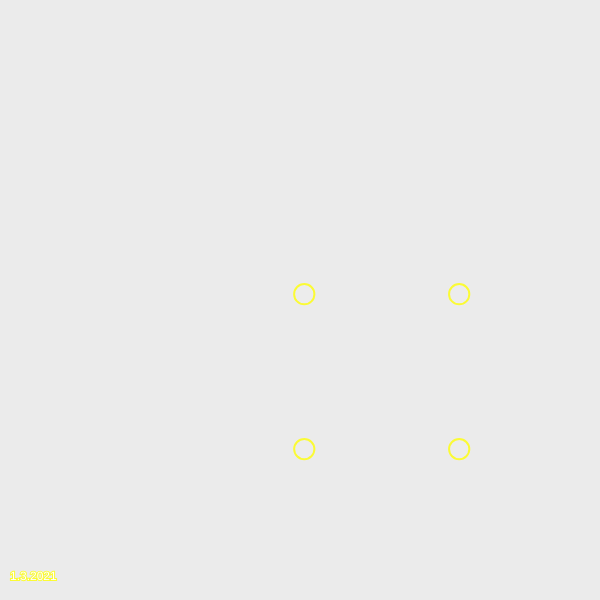
Frame 1 (no input)
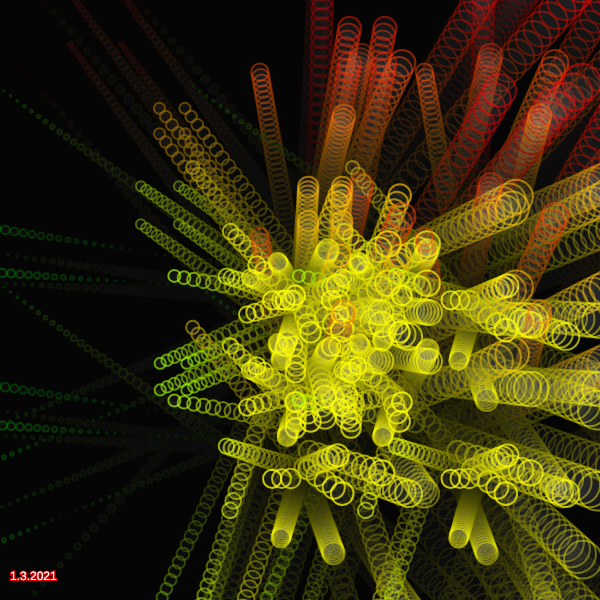
Frame 60 (no input)
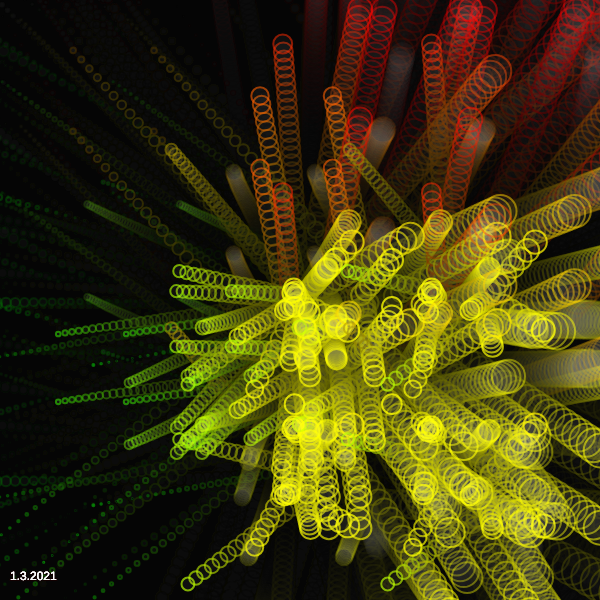
Frame 120 (the mouse pressed at the canvas centre since frame 60)

The p5.js sketch that drew these frames (run headless with seeded random() and noise() and a simulated clock; from frame 60 on, the mouse is pressed at the canvas centre):

// p5.js sketch
// ── sketch.js
//Based off the particle system example on p5.js
//https://p5js.org/examples/simulate-particle-system.html 

//Nina Lutz, Jan 1 2021
let system;

function setup() {
  var canvas;
  if(windowWidth>=600 && windowHeight >=600){
    canvas = createCanvas(600, 600);
  }
  else{
    canvas = createCanvas(windowWidth, windowHeight - 100);
  }
  system = new ParticleSystem(createVector(width/2, height/2));

  var x = (windowWidth - width) / 2;
  var y = (windowHeight - height) / 2;

  canvas.position(x, y);
}



function draw() {
  background(0, 20);
  system.addParticle();
  system.run();
  fill(255);
  text("1.3.2021", 10, height - 20);
}

// A simple Particle class
let Particle = function(position) {
  this.velocity = createVector(random(-10, 10), random(-10, 10));
  this.position = position.copy();
  this.lifespan = 200;
  this.size = random(20, 200);
};

Particle.prototype.run = function() {
  this.update();
  this.display();
};

// Method to update position
Particle.prototype.update = function(){
  this.acceleration = createVector(random(-0.05, 0.05), random(-0.05, 0.05));

  this.velocity.add(this.acceleration);
  this.position.add(this.velocity);

  this.lifespan -= 2;
};

// Method to display
Particle.prototype.display = function() {
  stroke(this.position.x, this.position.y, 0, this.lifespan);
  strokeWeight(2);
  fill(255, 10);
  let circlesize = map(this.position.x, 0, width/2, 1, 20);
  ellipse(this.position.x + this.size, this.position.y, circlesize, circlesize);
  ellipse(this.position.x, this.position.y, circlesize, circlesize);
  ellipse(this.position.x, this.position.y + this.size, circlesize, circlesize);

  ellipse(this.position.x + this.size, this.position.y + this.size, circlesize, circlesize);
};

// Is the particle still useful?
Particle.prototype.isDead = function(){
  return this.lifespan < 0;
};

let ParticleSystem = function(position) {
  this.origin = position.copy();
  this.particles = [];
};

ParticleSystem.prototype.addParticle = function() {
  this.particles.push(new Particle(this.origin));
};

ParticleSystem.prototype.run = function() {
  for (let i = this.particles.length-1; i >= 0; i--) {
    let p = this.particles[i];
    p.run();
    if (p.isDead()) {
      this.particles.splice(i, 1);
    }
  }
};
